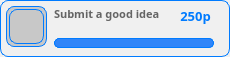
            <widget class="QWidget" name="achiev" native="true">
             <property name="styleSheet">
              <string notr="true">background-color:rgb(240,240,240);border-radius:8px;border:1px solid rgb(0,123,255);</string>
             </property>
             <widget class="QWidget" name="icon_frame" native="true">
              <property name="geometry">
               <rect>
                <x>6</x>
                <y>6</y>
                <width>41</width>
                <height>41</height>
               </rect>
              </property>
              <property name="styleSheet">
               <string notr="true">background-color:rgb(200,200,200);</string>
              </property>
              <widget class="QLabel" name="icon_image">
               <property name="geometry">
                <rect>
                 <x>3</x>
                 <y>3</y>
                 <width>35</width>
                 <height>35</height>
                </rect>
               </property>
               <property name="styleSheet">
                <string notr="true">border-image:url(:/Img/ideia.svg);border:1px solid rgb(0,123,255);</string>
               </property>
               <property name="text">
                <string/>
               </property>
              </widget>
             </widget>
             <widget class="QLabel" name="achiev_desc">
              <property name="geometry">
               <rect>
                <x>54</x>
                <y>6</y>
                <width>121</width>
                <height>31</height>
               </rect>
              </property>
              <property name="font">
               <font>
                <family>PibotoLt</family>
                <pointsize>8</pointsize>
                <weight>75</weight>
                <bold>true</bold>
               </font>
              </property>
              <property name="styleSheet">
               <string notr="true">color:rgb(100,100,100);border:none;background:transparent;</string>
              </property>
              <property name="text">
               <string>&lt;html&gt;&lt;head/&gt;&lt;body&gt;&lt;p&gt;Submit a good idea&lt;/p&gt;&lt;/body&gt;&lt;/html&gt;</string>
              </property>
              <property name="alignment">
               <set>Qt::AlignLeading|Qt::AlignLeft|Qt::AlignTop</set>
              </property>
              <property name="wordWrap">
               <bool>true</bool>
              </property>
              <property name="indent">
               <number>-1</number>
              </property>
             </widget>
             <widget class="QWidget" name="achiev_baratual" native="true">
              <property name="geometry">
               <rect>
                <x>54</x>
                <y>38</y>
                <width>160</width>
                <height>10</height>
               </rect>
              </property>
              <property name="styleSheet">
               <string notr="true">background-color:rgb(48,133,248);;border-radius:5px;</string>
              </property>
             </widget>
             <widget class="QWidget" name="achiev_bartotal" native="true">
              <property name="geometry">
               <rect>
                <x>54</x>
                <y>38</y>
                <width>160</width>
                <height>10</height>
               </rect>
              </property>
              <property name="styleSheet">
               <string notr="true">background-color:rgba(220,220,220,0.8);border-radius:5px;</string>
              </property>
             </widget>
             <widget class="QLabel" name="achiev_points">
              <property name="geometry">
               <rect>
                <x>170</x>
                <y>0</y>
                <width>51</width>
                <height>31</height>
               </rect>
              </property>
              <property name="font">
               <font>
                <family>PibotoLt</family>
                <pointsize>10</pointsize>
                <weight>75</weight>
                <bold>true</bold>
               </font>
              </property>
              <property name="styleSheet">
               <string notr="true">color:rgb(0,123,255);border:none;background:transparent;</string>
              </property>
              <property name="text">
               <string>250p</string>
              </property>
              <property name="alignment">
               <set>Qt::AlignCenter</set>
              </property>
              <property name="wordWrap">
               <bool>true</bool>
              </property>
              <property name="indent">
               <number>-1</number>
              </property>
             </widget>
             <zorder>icon_frame</zorder>
             <zorder>achiev_desc</zorder>
             <zorder>achiev_bartotal</zorder>
             <zorder>achiev_baratual</zorder>
             <zorder>achiev_points</zorder>
            </widget>
